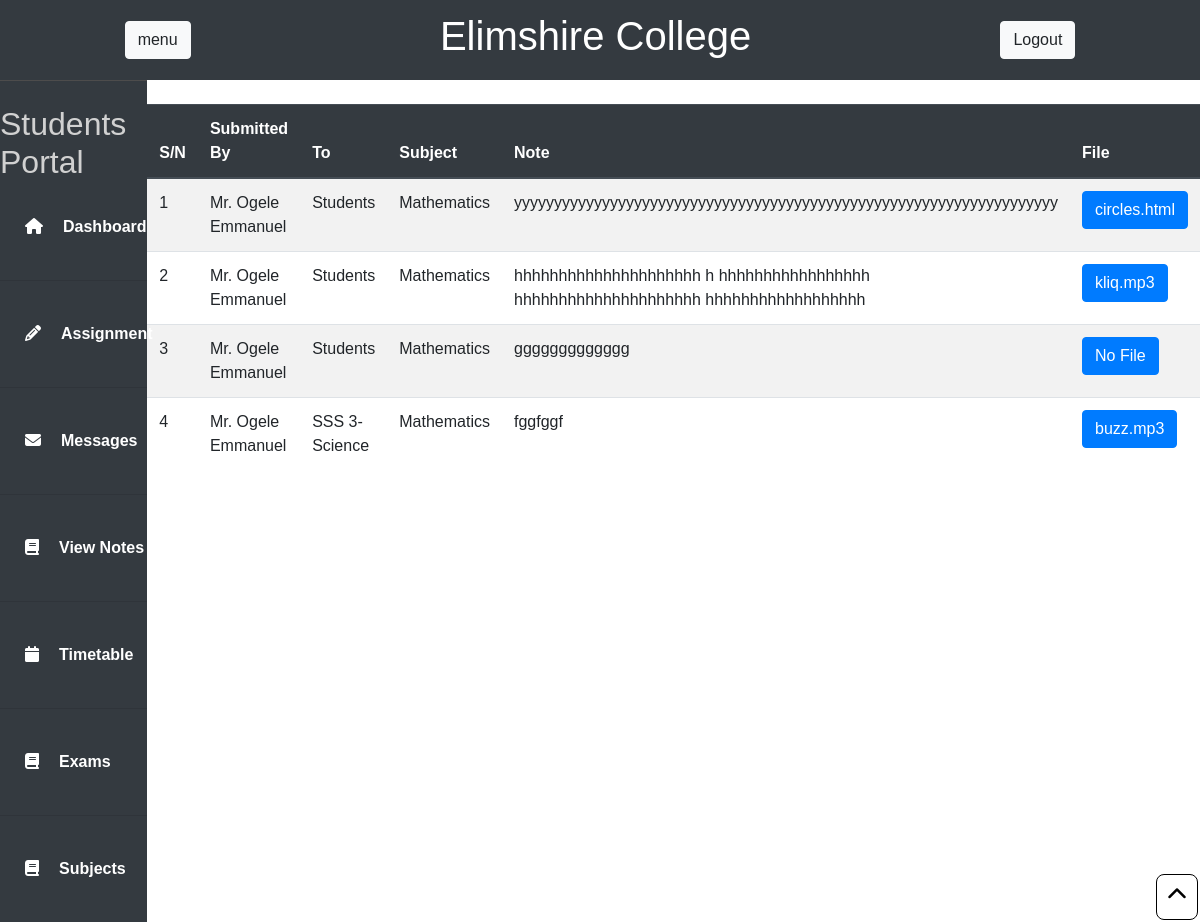
The app's page /student-notes.php?pass=5f9fc0a2a71bd4baa7395ec34ececd89 (signed in) with its own data.
### tables this page shows
CREATE TABLE `note` (
  `id` int(11) NOT NULL,
  `Teacher` text NOT NULL,
  `Subject` text NOT NULL,
  `Reciever` text NOT NULL,
  `Note_Text` text NOT NULL,
  `Note_File` text NOT NULL
);

### student-notes.php (the view, shortened to what this page needs)
<?php
if (array_key_exists("pass", $_GET)) {
    if (isset($_SESSION['id'])) {
    include "connection.php";
        $id = $_SESSION['id'];
      $query = "SELECT * FROM `students` WHERE id = '$id'";
      $result = mysqli_query($link, $query);
      $row = mysqli_fetch_array($result);
      $class = $row['Class'];
      $rec = "$class-All";
      $dep = $row['Department'];
      $or = "$class-$dep";
    }else{
        header("Location: index.php");
    }
}else{
    header("Location: index.php");
}
?>
<?php include "header.php"; include "student-nav.php"; ?>
<div class="det">
<br>
<table class="table table-striped">
  <thead class="thead-dark">
    <tr>
      <th scope="col">S/N</th>
      <th scope="col">Submitted By</th>
      <th scope="col">To</th>
      <th scope="col">Subject</th>
      <th scope="col">Note</th>
      <th scope="col">File</th>
    </tr>
  </thead>
  <tbody>
  <?php
  $query = "SELECT * FROM `note` WHERE Reciever = '$rec' OR Reciever = '$or' OR Reciever = 'Students'";
  $result = mysqli_query($link, $query);
  $sn = 0;
  while ($row = mysqli_fetch_array($result)) {
    $sn++;
    $file = $row['Note_File'];
  ?>
    <tr>
      <td><?php echo $sn; ?></td>
      <td><?php echo $row['Teacher']; ?></td>
      <td><?php echo $row['Reciever']; ?></td>
      <td><?php echo $row['Subject']; ?></td>
      <td><?php echo $row['Note_Text']; ?></td>
      <td><a class="btn btn-primary" target="_blank" href='<?php  if ($file) {
          echo "./Files/Attached_Note_Files/$file";
      }else{
          echo "#";
      } ?>'>  <?php
        if ($file) {
            echo $file;
        }else{
            echo "No File";
        }
      ?>  </a></td>
    </tr>
    <?php
  }
    ?>
  </tbody>
</table>
</div>

### main.css (style rules this page uses)
* { margin: 0; padding: 0; font-family: sans-serif; }
body { background-color: #eeecec; }
html { scroll-behavior: smooth; }
.det { width: 100%; background-color: white; }

### records on screen
note: Teacher "Mr. Ogele Emmanuel", Reciever "Students", Subject "Mathematics", Note_Text "yyyyyyyyyyyyyyyyyyyyyyyyyyyyyyyyyyyyyyyyyyyyyyyyyyyyyyyyyyyyyyyyyyyy", Note_File "circles.html"
note: Teacher "Mr. Ogele Emmanuel", Reciever "Students", Subject "Mathematics", Note_Text "hhhhhhhhhhhhhhhhhhhhh h hhhhhhhhhhhhhhhhh hhhhhhhhhhhhhhhhhhhhh hhhhhhhhhhhhhhhhhh", Note_File "kliq.mp3"
note: Teacher "Mr. Ogele Emmanuel", Reciever "Students", Subject "Mathematics", Note_Text "ggggggggggggg", Note_File "No File"
note: Teacher "Mr. Ogele Emmanuel", Reciever "SSS 3-Science", Subject "Mathematics", Note_Text "fggfggf", Note_File "buzz.mp3"
